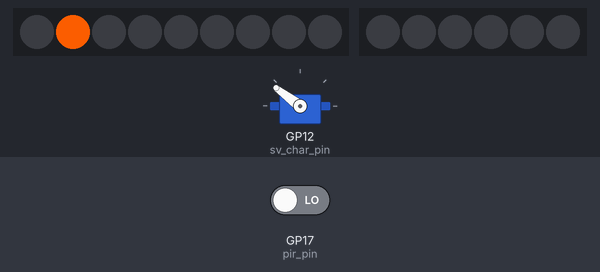
A program run on a simulated Raspberry Pi Pico running MicroPython. Parts: servo, 9 RGB LEDs in strip order, left to right, 6 RGB LEDs in strip order, left to right. The test bench sets the inputs (shaded band); at power-on: GP17 (pir_pin) LOW. Random numbers come from a fixed seed; servo angles are drawn from the pulse width (0.5 ms = 0°, 2.5 ms = 180°); library files of the repository ran but are not shown: servo.py.

Above: at 0.15 s.
At 5.95 s:
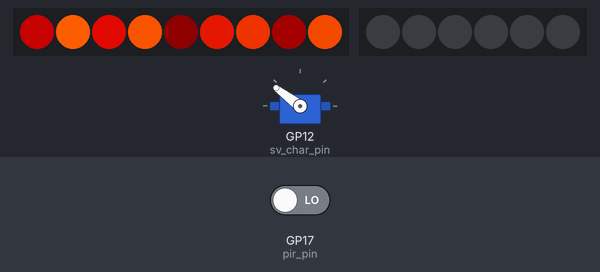
At 12.55 s:
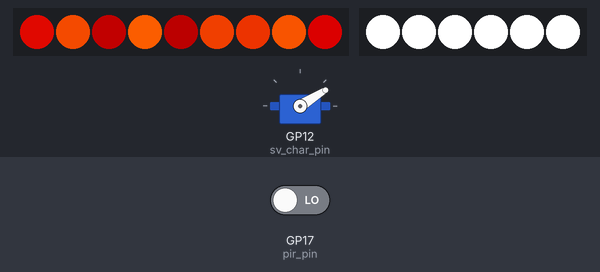
At 19.16 s:
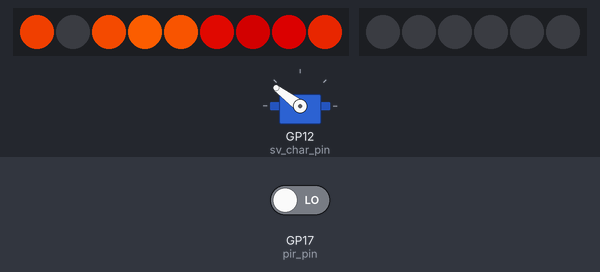
At 26.06 s:
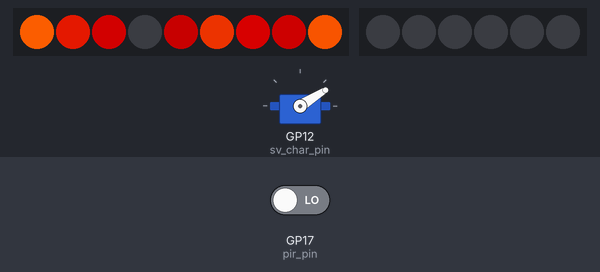
At 39.86 s:
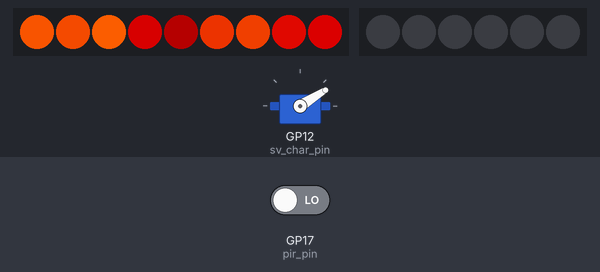
Timing chart, 0 to 40.0 s (numbered marks = the images above):
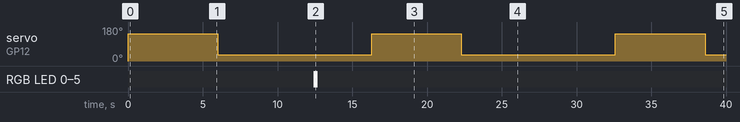

The program:

main.py
```python
"""Lego automaton project "Halloween House".

platform: Cytron Maker Pi RP2040 with rp2040
"""

from machine import Pin, PWM
from neopixel import NeoPixel
import random
import uasyncio as aio
import utime
from lib.servo import Servo


# some class
class Flags:
    pir_active = False
    fire_anim_on = True
    storm_anim_on = False
    char_is_show = False
    play_melody = False


# define async tasks
# main animation logic
async def logic_anim_task():
    while True:
        if Flags.char_is_show:
            Flags.storm_anim_on = True
        else:
            Flags.storm_anim_on = False
        # wait next step
        await aio.sleep_ms(100)


# lighning animation
async def storm_anim_task():
    while True:
        if Flags.storm_anim_on:
            # lightning series with one or more flash
            for _ in range(random.choice([1, 2, 4])):
                # lightning as LED flash
                storm_pix.fill((0xff, 0xff, 0xff))
                storm_pix.write()
                await aio.sleep_ms(10)
                storm_pix.fill((0x00, 0x00, 0x00))
                storm_pix.write()
                await aio.sleep_ms(random.randint(50, 400))
        # wait for next lightning series
        await aio.sleep_ms(random.randint(1_500, 5_000))


# fire animation
async def fire_anim_task():
    fire_color_t = (0xff, 0x66, 0x00)
    color_fade_by = 12
    while True:
        if Flags.fire_anim_on:
            # apply fire color to a random LED
            fire_pix[random.randint(0, len(fire_pix)-1)] = fire_color_t
            # fade down all LEDs
            for idx in range(len(fire_pix)):
                fire_pix[idx] = [min(max(color-color_fade_by, 0), 255) for color in fire_pix[idx]]
            fire_pix.write()
        else:
            fire_pix.fill((0x00, 0x00, 0x00))
            fire_pix.write()
        # wait for next refresh
        await aio.sleep_ms(20)


# servo animation
async def servo_anim_task():
    while True:
        # dismiss character
        # set servo postion
        sv_char.angle = 214
        Flags.char_is_show = False
        # print(f'set to {servo_1.angle:3d} deg (pulse = {servo_1.pulse_us:4d} us)')
        # wait next step
        await aio.sleep_ms(6_000)
        # show character
        # update servo postion
        sv_char.angle = 48
        # give the servo some time to move
        await aio.sleep_ms(300)
        Flags.char_is_show = True
        # wait next step
        await aio.sleep_ms(10_000)


# manage device active state from PIR sensor status (idle if no PIR trigger since 2 mn)
async def pir_sensor_task():
    pir_trig_ms = None
    while True:
        if pir_pin.value():
            pir_trig_ms = utime.ticks_ms()
        if pir_trig_ms is not None:
            Flags.pir_active = utime.ticks_ms() - pir_trig_ms < 120_000
        await aio.sleep_ms(1_000)


# play some sound with onboard piezo
async def melody_task():
    notes = {'c': 261, # do
             'd': 294, # re
             'e': 329, # mi
             'f': 349, # fa
             'g': 392, # sol
             'a': 440, # la
             'b': 493, # si
             'C': 523  # do
             }
    melody = 'c2,c,d3,c3,f3,e3,c2,c,d3,c3,g3,f3,8'
    while True:
        if Flags.play_melody:
            for mel_code in melody.split(','):
                # default
                freq, delay_ms = None, 100
                # convert every char (token) to freq (alpha) or delay value (digit * 100 ms)
                for token in mel_code:
                    if token.isalpha():
                        try:
                            freq = notes[token]
                        except IndexError:
                            pass
                    elif token.isdigit():
                        delay_ms = int(token) * 100
                # set freq or silence
                if freq is not None:
                    piezo.freq(freq)
                    piezo.duty_u16(0xffff//2)
                else:
                    piezo.duty_u16(0)
                # wait fo rnext melody code
                await aio.sleep_ms(delay_ms)
        # wait 200ms before next play_melody flag test
        await aio.sleep_ms(200)


# main pogram
if __name__ == '__main__':
    # init I/O
    piezo_pin = Pin(22, Pin.OUT)
    pir_pin = Pin(17, Pin.IN)
    sv_char_pin = Pin(12, Pin.OUT)
    fire_pix_pin = Pin(2, Pin.OUT)
    storm_pix_pin = Pin(26, Pin.OUT)
    # init servo
    sv_char = Servo(sv_char_pin, degree=270)
    sv_char.angle = 0
    # init piezo
    piezo = PWM(piezo_pin)
    # init pixels for led effects
    fire_pix = NeoPixel(pin=fire_pix_pin, n=9)
    storm_pix = NeoPixel(pin=storm_pix_pin, n=6)
    # create asyncio task and run it
    loop = aio.get_event_loop()
    loop.create_task(logic_anim_task())
    loop.create_task(pir_sensor_task())
    loop.create_task(storm_anim_task())
    loop.create_task(fire_anim_task())
    loop.create_task(servo_anim_task())
    loop.create_task(melody_task())
    loop.run_forever()
```

Measured:
- by itself, servo on GP12 (sv_char_pin): alternates 143° for 6.0 s and 32° for 10.3 s
- by itself, RGB LED 0–5: off → RGB(255, 255, 255) at 12.4 s, → off 0.30 s later
